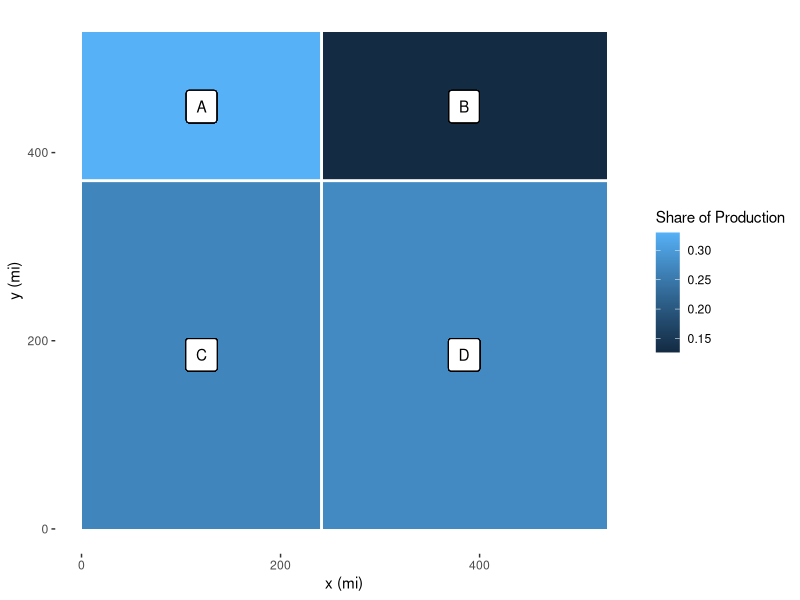

This chart was generated by the following R code:
library(ggplot2)

## Setting a random seed
set.seed(2024)

## Generating region share
shares <- runif(4)
shares <- shares / sum(shares)

## Generating region geometry:
## Region is loosely based on Iowa, Illinois, Nebraska, and Minnesota
## Iowa is approximately 56,273 square miles
## Illinois is approximatley 57,915 square miles
## Nebraska is approximately 77,348 square miles
## Minnesota is approximately 86,943 square miles
total_sq_miles <- 56273 + 57915 + 77348 + 86943
region_radius <- sqrt(total_sq_miles)
region_intersect <- runif(2, min = 0, max = region_radius)

## Region A will be the top left of rectangle in the region
x_A <- c(0, region_intersect[1], region_intersect[1], 0)
y_A <- c(region_radius, region_radius, region_intersect[2], region_intersect[2])

## Region B will be the top right rectangle in the region
x_B <- c(region_intersect[1], region_radius, region_radius, region_intersect[1])
y_B <- c(region_radius, region_radius, region_intersect[2], region_intersect[2])

## Region C will be the bottom left rectangle in the region 
x_C <- c(0, region_intersect[1], region_intersect[1], 0)
y_C <- c(region_intersect[2], region_intersect[2], 0, 0)

## Region D will be the bottom right rectangle in the region
x_D <- c(region_intersect[1], region_radius, region_radius, region_intersect[1])
y_D <- c(region_intersect[2], region_intersect[2], 0, 0)

## Plotting the region
ids <- factor(c("A", "B", "C", "D"))
x <- c(x_A, x_B, x_C, x_D)
y <- c(y_A, y_B, y_C, y_D)

values <- data.frame(
  id = ids,
  value = shares
)

positions <- data.frame(
  id = rep(ids, each = 4),
  x = x,
  y = y
)

datapoly <- merge(values, positions, by = c("id"))

## To label the regions, I need the following coordinates
x_left_label <- region_intersect[1] / 2
y_top_label <- (region_radius + region_intersect[2]) / 2
x_right_label <- (region_intersect[1] + region_radius) / 2
y_bottom_label <- region_intersect[2] / 2

## Plotting
plt <- ggplot(datapoly, aes(x = x, y = y)) +
  geom_polygon(aes(fill = value, group = id)) +
  xlab("x (mi)") +
  ylab("y (mi)") +
  labs(fill= "Share of Production")  +
  geom_label(
    label = "A",
    x = x_left_label,
    y = y_top_label,
    label.padding = unit(0.55, "lines"), # Rectangle size around label
    label.size = 0.35,
    color = "black",
    fill = "#ffffff"
  ) +
  geom_label(
    label = "B",
    x = x_right_label,
    y = y_top_label,
    label.padding = unit(0.55, "lines"), # Rectangle size around label
    label.size = 0.35,
    color = "black",
    fill = "#ffffff"
  ) +
  geom_label(
    label = "C",
    x = x_left_label,
    y = y_bottom_label,
    label.padding = unit(0.55, "lines"), # Rectangle size around label
    label.size = 0.35,
    color = "black",
    fill = "#ffffff"
  ) +
  geom_label(
    label = "D",
    x = x_right_label,
    y = y_bottom_label,
    label.padding = unit(0.55, "lines"), # Rectangle size around label
    label.size = 0.35,
    color = "black",
    fill = "#ffffff"
  ) +
  geom_vline(
    xintercept = region_intersect[1],
    colour = "white",
    linewidth = 1
  ) +
  geom_hline(
    yintercept = region_intersect[2],
    colour = "white",
    linewidth = 1
  )

## Plot theme (very basic plot):
plt + theme_bw() +
    theme(
        panel.border = element_blank(), 
        panel.grid.major = element_blank(), 
        panel.grid.minor = element_blank()
    )